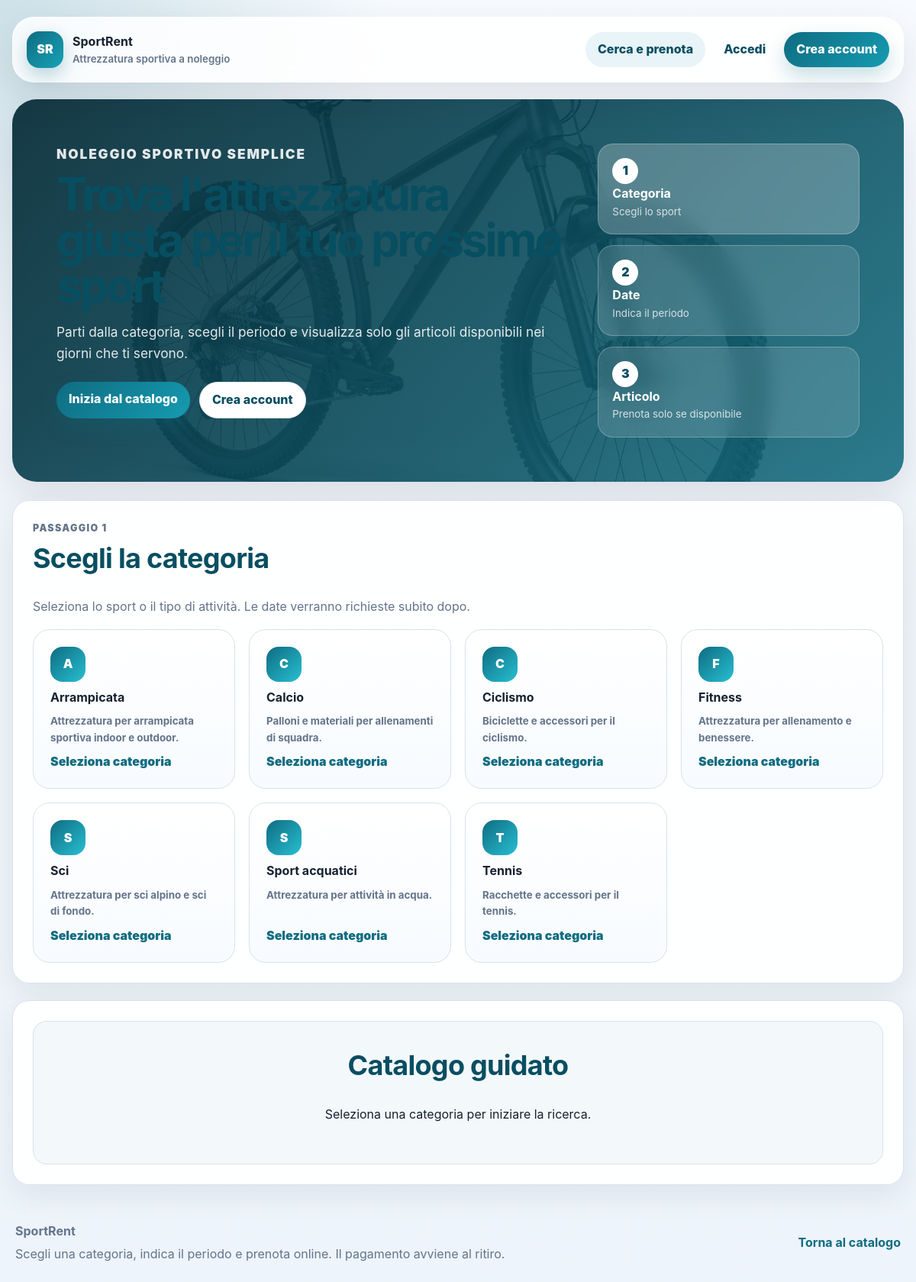
The page / on the database its author committed.
### rentals/models.py (models this page shows, shortened)
class EquipmentCategory(models.Model):
    name = models.CharField("nome", max_length=100, unique=True)
    description = models.TextField("descrizione", blank=True)
    class Meta:
        verbose_name = "categoria"
        verbose_name_plural = "categorie"
        ordering = ["name"]

### rentals/views.py (the view, shortened to what this page needs)
# urls.py: path("", views.catalogo_attrezzature, name="equipment_list"),
def catalogo_attrezzature(request):
    modulo_ricerca = ModuloRicercaAttrezzature(request.GET or None)
    categoria_scelta = None
    periodo_scelto = None
    equipment = []
    if modulo_ricerca.is_bound:
        categoria_scelta = _categoria_da_richiesta(request)
    pagina = _impagina(request, equipment, CATALOG_PAGE_SIZE)
    query_paginazione = _query_paginazione(request)
    return render(
        request,
        "rentals/equipment_list.html",
        {
            "equipment_list": pagina.object_list,
            "categorie": EquipmentCategory.objects.all(),
            "modulo_ricerca": modulo_ricerca,
            "categoria_scelta": categoria_scelta,
            "periodo_scelto": periodo_scelto,
            "pagina": pagina,
            "query_paginazione": query_paginazione,
        },
    )

### rentals/views.py (called while the page is built)
def _impagina(request, items, per_page):
    paginator = Paginator(items, per_page)
    return paginator.get_page(request.GET.get("page"))

def _query_paginazione(request):
    parametri_query = request.GET.copy()
    parametri_query.pop("page", None)
    return parametri_query.urlencode()

### templates/rentals/equipment_list.html (shortened to what this page needs)
{% extends "base.html" %}
{% block content %}
<section class="hero" aria-labelledby="home-title">
    <div class="hero__content">
        <p class="eyebrow">Noleggio sportivo semplice</p>
        <h1 id="home-title">Trova l'attrezzatura giusta per il tuo prossimo sport</h1>
        <p>Parti dalla categoria, scegli il periodo e visualizza solo gli articoli disponibili nei giorni che ti servono.</p>
        <div class="hero__actions">
            <a class="button" href="#category-choice">Inizia dal catalogo</a>
            {% if not user.is_authenticated %}<a class="button button--light" href="{% url 'register' %}">Crea account</a>{% endif %}
        </div>
    </div>
    <div class="hero__panel" aria-label="Passaggi prenotazione">
        <div class="step-card {% if not categoria_scelta %}is-active{% endif %}"><span>1</span><strong>Categoria</strong><small>Scegli lo sport</small></div>
        <div class="step-card {% if categoria_scelta and not periodo_scelto %}is-active{% endif %}"><span>2</span><strong>Date</strong><small>Indica il periodo</small></div>
        <div class="step-card {% if periodo_scelto %}is-active{% endif %}"><span>3</span><strong>Articolo</strong><small>Prenota solo se disponibile</small></div>
    </div>
</section>
{% if not categoria_scelta %}
    <section class="section-card" aria-labelledby="category-choice">
        <div class="section-heading">
            <p class="eyebrow">Passaggio 1</p>
            <h2 id="category-choice">Scegli la categoria</h2>
            <p>Seleziona lo sport o il tipo di attività. Le date verranno richieste subito dopo.</p>
        </div>
        <div class="category-grid">
            {% for category in categorie %}
                <a class="category-card" href="?category={{ category.pk }}">
                    <span class="category-card__icon">{{ category.name|slice:":1" }}</span>
                    <strong>{{ category.name }}</strong>
                    {% if category.description %}<small>{{ category.description }}</small>{% endif %}
                    <em>Seleziona categoria</em>
                </a>
            {% empty %}
                <p>Nessuna categoria disponibile.</p>
            {% endfor %}
        </div>
    </section>
{% endif %}
<section class="section-card" id="catalog-results" aria-labelledby="catalog-results-title">
    {% if categoria_scelta and periodo_scelto %}
        <div class="section-heading section-heading--row">
            <div>
                <p class="eyebrow">Passaggio 3</p>
                <h2 id="catalog-results-title">Attrezzature disponibili</h2>
                <p>Categoria <strong>{{ categoria_scelta.name }}</strong>, dal <strong>{{ periodo_scelto.start_date|date:"d/m/Y" }}</strong> al <strong>{{ periodo_scelto.end_date|date:"d/m/Y" }}</strong>.</p>
            </div>
            <span class="result-count">{{ pagina.paginator.count }} risultati</span>
        </div>
        {% if equipment_list %}
            <div class="product-grid">
                {% for equipment in equipment_list %}
                    <article class="product-card">
                        <a class="product-card__image" href="{% url 'equipment_detail' equipment.pk %}?category={{ categoria_scelta.pk }}&amp;start_date={{ periodo_scelto.start_date|date:'Y-m-d' }}&amp;end_date={{ periodo_scelto.end_date|date:'Y-m-d' }}">
                            {% if equipment.image %}
                                <img class="product-image" src="{{ equipment.image.url }}" alt="{{ equipment.name }}" loading="lazy">
                            {% else %}
                                <span class="image-placeholder">Immagine non ancora disponibile</span>
                            {% endif %}
                        </a>
                        <div class="product-card__body">
                            <p class="eyebrow">{{ equipment.category.name }}</p>
                            <h3><a href="{% url 'equipment_detail' equipment.pk %}?category={{ categoria_scelta.pk }}&amp;start_date={{ periodo_scelto.start_date|date:'Y-m-d' }}&amp;end_date={{ periodo_scelto.end_date|date:'Y-m-d' }}">{{ equipment.name }}</a></h3>
                            <p>{{ equipment.description|truncatewords:24 }}</p>
                            <div class="product-meta">
                                <span><strong>{{ equipment.daily_price }} €</strong><small>/ giorno</small></span>
                                <span><strong>{{ equipment.disponibili_periodo }}</strong><small>disponibili</small></span>
                            </div>
                            <a class="button button--wide" href="{% url 'equipment_detail' equipment.pk %}?category={{ categoria_scelta.pk }}&amp;start_date={{ periodo_scelto.start_date|date:'Y-m-d' }}&amp;end_date={{ periodo_scelto.end_date|date:'Y-m-d' }}">Apri scheda e prenota</a>
                        </div>
                    </article>
                {% endfor %}
            </div>
            {% if pagina.has_other_pages %}
                <nav class="pagination" aria-label="Pagine catalogo">
                    <p>Pagina {{ pagina.number }} di {{ pagina.paginator.num_pages }}</p>
                    <div>
                        {% if pagina.has_previous %}<a class="button button--light" href="?{% if query_paginazione %}{{ query_paginazione }}&amp;{% endif %}page={{ pagina.previous_page_number }}">Pagina precedente</a>{% endif %}
                        {% if pagina.has_next %}<a class="button button--light" href="?{% if query_paginazione %}{{ query_paginazione }}&amp;{% endif %}page={{ pagina.next_page_number }}">Pagina successiva</a>{% endif %}
                    </div>
                </nav>
            {% endif %}
        {% else %}
            <div class="empty-state"><h3>Nessun'attrezzatura disponibile</h3><p>Per questa categoria non ci sono articoli liberi nel periodo scelto. Prova date diverse oppure cambia categoria.</p></div>
        {% endif %}
    {% elif categoria_scelta and modulo_ricerca.is_bound and modulo_ricerca.errors %}
        <div class="empty-state empty-state--warning">
            <h2 id="catalog-results-title">Periodo non valido</h2>
            <p>Correggi le date indicate. Se la data di ritiro è nel passato, il sito non mostra attrezzature perché il noleggio non sarebbe possibile.</p>
        </div>
    {% elif categoria_scelta %}
        <div class="empty-state"><h2 id="catalog-results-title">Scegli il periodo</h2><p>Dopo aver scelto il periodo, qui compariranno gli articoli disponibili.</p></div>
    {% else %}
        <div class="empty-state"><h2 id="catalog-results-title">Catalogo guidato</h2><p>Seleziona una categoria per iniziare la ricerca.</p></div>
    {% endif %}
</section>
{% endblock %}

### rentals/static/rentals/css/site.css (style rules this page uses)
:root { --bg:#eef3f8; --surface:#fff; --text:#17212f; --muted:#64748b; --primary:#0f6c81; --primary-dark:#084e61; --accent:#ff8a3d; --border:#d7e2ec; --success:#e8f7ed; --warning:#fff5dc; --shadow:0 18px 50px rgba(15,23,42,.10); --radius:22px; }
* { box-sizing:border-box; }
html { scroll-behavior:smooth; }
body { margin:0; background:radial-gradient(circle at top left,rgba(15,108,129,.18),transparent 32rem),linear-gradient(180deg,#f7fbff 0%,var(--bg) 45%,#edf4fb 100%); color:var(--text); font-family:Inter,"Segoe UI",Arial,sans-serif; line-height:1.6; }
a { color:var(--primary); font-weight:700; text-decoration:none; }
.site-nav a,.button,button,input[type=submit] { border:0; border-radius:999px; padding:10px 16px; background:transparent; color:var(--primary-dark); font:inherit; font-weight:800; cursor:pointer; }
.site-nav .nav-cta,.button,button,input[type=submit] { color:#fff; background:linear-gradient(135deg,var(--primary),#159bb1); box-shadow:0 12px 26px rgba(15,108,129,.22); }
.button--light,.button--ghost { background:#fff; color:var(--primary-dark); border:1px solid var(--border); box-shadow:none; }
.messages,.section-card,article,fieldset { background:rgba(255,255,255,.94); border:1px solid rgba(215,226,236,.95); border-radius:var(--radius); box-shadow:0 14px 38px rgba(15,23,42,.07); }
.section-card,article,fieldset { padding:26px; margin-bottom:22px; }
.hero { display:grid; grid-template-columns:minmax(0,1.4fr) minmax(280px,.7fr); gap:24px; min-height:370px; padding:clamp(28px,6vw,58px); margin-bottom:24px; color:#fff; border-radius:32px; overflow:hidden; background:linear-gradient(135deg,rgba(5,44,56,.92),rgba(15,108,129,.86)),url("/media/equipment/mountain-bike.png") center/cover; box-shadow:var(--shadow); }
.hero h1 { max-width:760px; margin:0; font-size:clamp(2.2rem,5vw,4.4rem); line-height:1; letter-spacing:-.05em; }
.hero p { max-width:680px; color:rgba(255,255,255,.88); font-size:1.08rem; }
.hero__actions { display:flex; flex-wrap:wrap; gap:12px; margin-top:24px; }
.hero__panel { display:grid; gap:14px; align-self:center; }
.step-card { padding:18px; border-radius:20px; background:rgba(255,255,255,.14); border:1px solid rgba(255,255,255,.24); backdrop-filter:blur(10px); }
.step-card span { width:34px; height:34px; display:inline-grid; place-items:center; margin-right:8px; border-radius:50%; background:#fff; color:var(--primary-dark); font-weight:900; }
.step-card strong,.step-card small { display:block; }
.step-card small { color:rgba(255,255,255,.78); }
.step-card.is-active { background:rgba(255,255,255,.24); }
.eyebrow { margin:0 0 8px; color:var(--accent); text-transform:uppercase; letter-spacing:.11em; font-size:.78rem; font-weight:900; }
h1,h2,h3 { color:var(--primary-dark); line-height:1.18; letter-spacing:-.02em; }
h1 { font-size:clamp(2rem,4vw,3.2rem); }
h2 { margin-top:0; font-size:clamp(1.6rem,3vw,2.25rem); }
.section-heading p { max-width:720px; color:var(--muted); }
.category-grid,.product-grid { display:grid; grid-template-columns:repeat(auto-fit,minmax(230px,1fr)); gap:18px; }
.category-card { min-height:180px; padding:22px; display:flex; flex-direction:column; gap:8px; border:1px solid var(--border); border-radius:22px; background:linear-gradient(180deg,#fff,#f7fbff); color:var(--text); transition:.2s; }
.category-card__icon { width:46px; height:46px; display:grid; place-items:center; border-radius:16px; color:#fff; background:linear-gradient(135deg,var(--primary),#27bfd2); font-weight:900; }
.category-card small { color:var(--muted); }
.category-card em { margin-top:auto; color:var(--primary); font-style:normal; font-weight:900; }
.period-pill,.booking-summary,.empty-state,.alert { padding:18px; border-radius:18px; background:#f3f8fb; border:1px solid var(--border); }
.empty-state { text-align:center; padding:36px; }

### rows shown on the page
EquipmentCategory: name "A", name "Arrampicata", description "Attrezzatura per arrampicata sportiva indoor e outdoor."
EquipmentCategory: name "C", name "Calcio", description "Palloni e materiali per allenamenti di squadra."
EquipmentCategory: name "C", name "Ciclismo", description "Biciclette e accessori per il ciclismo."
EquipmentCategory: name "F", name "Fitness", description "Attrezzatura per allenamento e benessere."
EquipmentCategory: name "S", name "Sci", description "Attrezzatura per sci alpino e sci di fondo."
EquipmentCategory: name "S", name "Sport acquatici", description "Attrezzatura per attività in acqua."
EquipmentCategory: name "T", name "Tennis", description "Racchette e accessori per il tennis."
